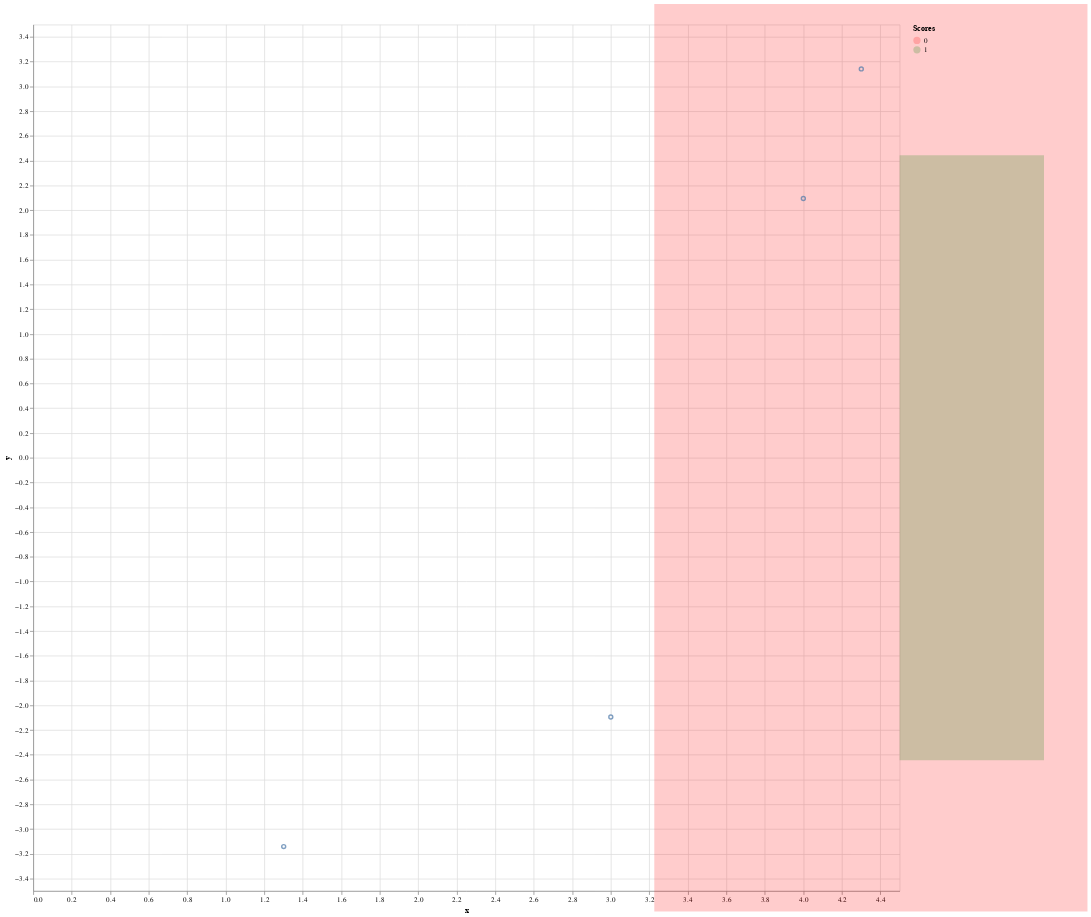

Here is the notebook cell this chart was saved with:
### Code cell
def t(x):
    return math.log10(x)


def r(x):
    return math.pi * x / 180


geojson_experiment = {
    "type": "FeatureCollection",
    "features": [
        {
            "type": "Feature",
            "geometry": {
                "type": "Polygon",
                "coordinates": [
                    [
                        [t(20), r(-180)],
                        [t(20000), r(-180)],
                        [t(20000), r(180)],
                        [t(20), r(180)],
                        [t(20), r(-180)],
                    ]
                ],
            },
            "properties": {
                "z_low": 0,
                "z_high": 1,
                "stroke": "#000000",
                "stroke-opacity": 0.2,
                "stroke-width": 0,
                "fill-opacity": 0.2,
                "fill": "#5c77a5",
            },
        },
        {
            "type": "Feature",
            "geometry": {
                "type": "Polygon",
                "coordinates": [
                    [
                        [t(1000), r(-120)],
                        [t(10000), r(-120)],
                        [t(10000), r(120)],
                        [t(1000), r(120)],
                        [t(1000), r(-120)],
                    ]
                ],
            },
            "properties": {
                "z_low": 1,
                "z_high": 2,
                "stroke": "#000000",
                "stroke-opacity": 0.2,
                "stroke-width": 0,
                "fill-opacity": 0.2,
                "fill": "#dc842a",
            },
        },
    ],
}

scale = 40
square = (
    alt.Chart(alt.Data(values=geojson_experiment["features"]))
    .mark_geoshape(
        clip=False,
    )
    .encode(
        color=alt.Color(
            "properties.z_low:O",
            scale=alt.Scale(domain=[0, 1], range=["red", "green"]),
            legend=alt.Legend(title="Scores"),
        ),
        opacity=alt.value(0.2),
    )
    .project(type="identity", scale=200)
)

empty = pd.DataFrame(
    {"x": [t(20), t(1000), t(10000), t(20000)], "y": [r(-180), r(-120), r(120), r(180)]}
)
print(empty)
axis = (
    alt.Chart(empty)
    .mark_point(clip=True)
    .encode(x=alt.X("x", scale=alt.Scale(type="linear")), y="y")
)

x_scale = scale * 4
y_scale = scale * 4
(square + axis).properties(width=1200, height=1200)

### Figure 1 — Vega-Lite specification as saved in the notebook (floating-point values rounded to 4 significant figures)
{"config": {"view": {"continuousWidth": 400, "continuousHeight": 300}}, "layer": [{"data": {"values": [{"type": "Feature", "geometry": {"type": "Polygon", "coordinates": [[[1.301, -3.142], [4.301, -3.142], [4.301, 3.142], [1.301, 3.142], [1.301, -3.142]]]}, "properties": {"z_low": 0, "z_high": 1, "stroke": "#000000", "stroke-opacity": 0.2, "stroke-width": 0, "fill-opacity": 0.2, "fill": "#5c77a5"}}, {"type": "Feature", "geometry": {"type": "Polygon", "coordinates": [[[3.0, -2.094], [4.0, -2.094], [4.0, 2.094], [3.0, 2.094], [3.0, -2.094]]]}, "properties": {"z_low": 1, "z_high": 2, "stroke": "#000000", "stroke-opacity": 0.2, "stroke-width": 0, "fill-opacity": 0.2, "fill": "#dc842a"}}]}, "mark": {"type": "geoshape", "clip": false}, "encoding": {"color": {"field": "properties.z_low", "legend": {"title": "Scores"}, "scale": {"domain": [0, 1], "range": ["red", "green"]}, "type": "ordinal"}, "opacity": {"value": 0.2}}, "projection": {"scale": 200, "type": "identity"}}, {"data": {"name": "data-c0047ee3aa815e7c963c7f9919576d38"}, "mark": {"type": "point", "clip": true}, "encoding": {"x": {"field": "x", "scale": {"type": "linear"}, "type": "quantitative"}, "y": {"field": "y", "type": "quantitative"}}}], "height": 1200, "width": 1200, "$schema": "https://vega.github.io/schema/vega-lite/v4.17.0.json", "datasets": {"data-c0047ee3aa815e7c963c7f9919576d38": [{"x": 1.301, "y": -3.142}, {"x": 3.0, "y": -2.094}, {"x": 4.0, "y": 2.094}, {"x": 4.301, "y": 3.142}]}}
